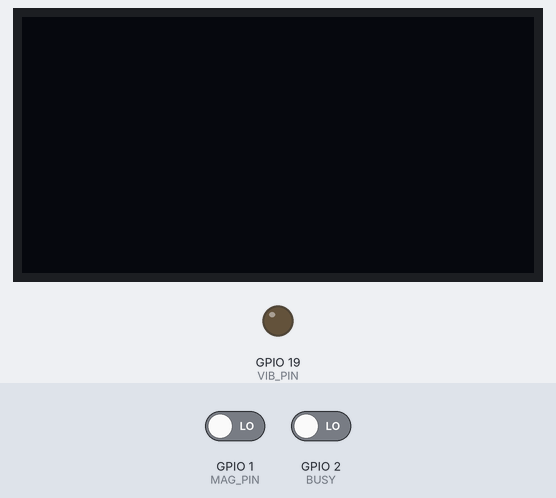
A sketch run on a simulated ESP32. On the bench: 128×64 one-colour display, output pins drawn as LEDs (lit = HIGH). Inputs (shaded band) come from the test bench; at power-on: GPIO 1 (MAG_PIN) LOW, GPIO 2 (BUSY) LOW. Random numbers use the default seed unless the sketch sets one; the audio player accepts every command and is not drawn.

Above: at 1.7 s.
1.8 s: GPIO 1 (MAG_PIN) driven HIGH
At 2.32 s:
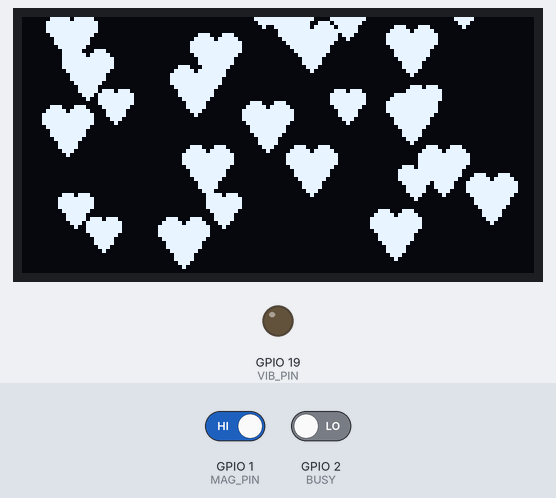
4.3 s: GPIO 2 (BUSY) driven HIGH
At 5.1 s:
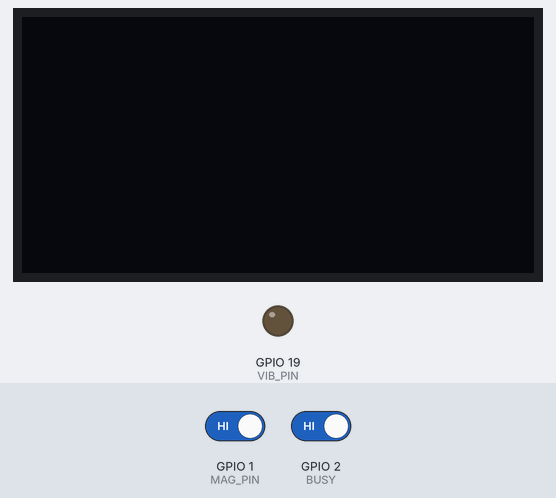
5.8 s: GPIO 2 (BUSY) driven LOW
At 6.97 s:
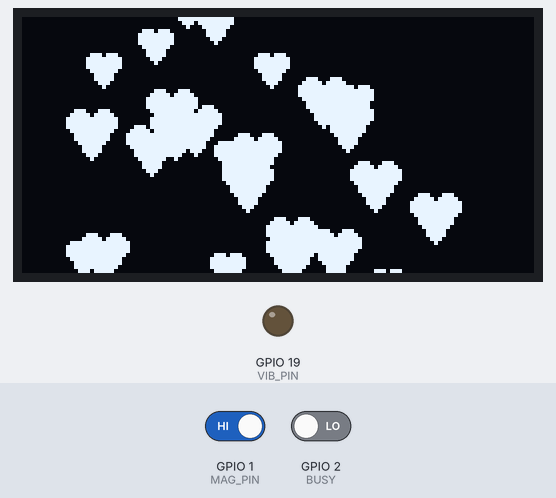
Timing chart, 0 to 13.3 s (numbered marks = the images above; inputs shaded):
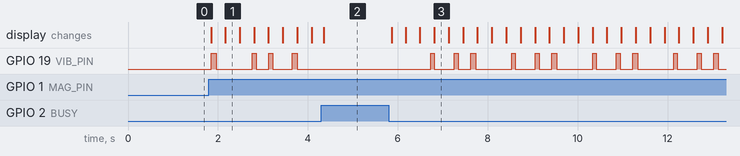

Measured:
- after the input at 1.8 s, the display: first changes after 0.06 s (image 1 shows a later state)
- after the input at 5.8 s, GPIO 19 (VIB_PIN): LOW → HIGH after 0.93 s, then repeats every 1.8 s: LOW 0.44 s, HIGH 0.09 s, LOW 0.28 s, HIGH 0.11 s, LOW 0.80 s, HIGH 0.08 s; the display: first changes after 0.07 s (image 3 shows a later state)

The sketch:

LOVE_BOX.ino
```cpp
/* =========== Libraries =========== */
#include <Wire.h>
#include <Adafruit_GFX.h>
#include <Adafruit_SSD1306.h>
#include <DFRobotDFPlayerMini.h>
#include <Adafruit_NeoPixel.h>

/* =========== Pins =========== */
#define OLED_SDA 6
#define OLED_SCL 7

#define SCREEN_WIDTH 128
#define SCREEN_HEIGHT 64
#define OLED_RESET -1

#define MAG_PIN 1
#define BUSY 2

#define LED_PIN 18
#define NUM_LEDS 16
#define VIB_PIN 19

/* =========== Objects =========== */
Adafruit_SSD1306 display(SCREEN_WIDTH, SCREEN_HEIGHT, &Wire, OLED_RESET);
Adafruit_NeoPixel pixels(NUM_LEDS, LED_PIN, NEO_GRB + NEO_KHZ800);

HardwareSerial dfSerial(1);
DFRobotDFPlayerMini dfPlayer;

/* =========== State =========== */
bool musicPlayingStart = false;
bool magState_ON = true;

/* =========== Hearts =========== */
#define HEART_COUNT 30

struct Heart {
  int x, y;
  uint8_t size, speed;
};

Heart hearts[HEART_COUNT];

unsigned long lastFrame = 0;
const unsigned long frameInterval = 40;

bool heartbeatEnabled = false;

unsigned long hbStartTime = 0;

// timings (ms)
const uint16_t BEAT_INTERVAL = 900;
const uint16_t DECAY_TIME   = 250;

// brightness
const uint8_t PEAK_BRIGHT   = 255;
const uint8_t MIN_BRIGHT    = 25;

// motor pulse time
const uint16_t MOTOR_PULSE  = 80;

void heartbeatEffect(unsigned long now) {

  if (!heartbeatEnabled) {
    pixels.clear();
    pixels.show();
    digitalWrite(VIB_PIN, LOW);
    return;
  }

  if (hbStartTime == 0) hbStartTime = now;

  unsigned long t = (now - hbStartTime) % BEAT_INTERVAL;

  uint8_t brightness = MIN_BRIGHT;
  bool motorOn = false;

  // ---- LUB (sudden peak) ----
  if (t < 10) {
    brightness = PEAK_BRIGHT;
    motorOn = true;
  }
  // ---- LUB decay ----
  else if (t < DECAY_TIME) {
    brightness = map(t, 10, DECAY_TIME, PEAK_BRIGHT, MIN_BRIGHT);
  }
  // ---- DUB (sudden peak) ----
  else if (t >= DECAY_TIME + 120 && t < DECAY_TIME + 130) {
    brightness = PEAK_BRIGHT;
    motorOn = true;
  }
  // ---- DUB decay ----
  else if (t < DECAY_TIME + 350) {
    brightness = map(t, DECAY_TIME + 130, DECAY_TIME + 350,
                     PEAK_BRIGHT, MIN_BRIGHT);
  }

  // apply LED
  pixels.fill(pixels.Color(brightness, 0, 0));
  pixels.show();

  // motor control (pulse only)
  static unsigned long motorTimer = 0;
  if (motorOn) {
    digitalWrite(VIB_PIN, HIGH);
    motorTimer = now;
  }
  if (digitalRead(VIB_PIN) == HIGH && now - motorTimer > MOTOR_PULSE) {
    digitalWrite(VIB_PIN, LOW);
  }
}


/* =========== Heart Draw =========== */
void drawHeart(int x, int y, uint8_t s) {
  display.fillCircle(x - s, y, s, SSD1306_WHITE);
  display.fillCircle(x + s, y, s, SSD1306_WHITE);
  display.fillTriangle(
    x - (2 * s), y,
    x + (2 * s), y,
    x, y + (3 * s),
    SSD1306_WHITE
  );
}

/* =========== Setup =========== */
void setup() {
  Serial.begin(9600);

  pinMode(MAG_PIN, INPUT);
  pinMode(VIB_PIN, OUTPUT);
  pinMode(BUSY, INPUT);

  Wire.begin(OLED_SDA, OLED_SCL);
  display.begin(SSD1306_SWITCHCAPVCC, 0x3C);
  display.clearDisplay();

  dfSerial.begin(9600, SERIAL_8N1, 17, 16);
  if (dfPlayer.begin(dfSerial)) {
    dfPlayer.volume(25);
  }

  randomSeed(analogRead(0));

  for (int i = 0; i < HEART_COUNT; i++) {
    hearts[i] = {
      random(10, SCREEN_WIDTH - 10),
      random(SCREEN_HEIGHT),
      random(2, 4),
      random(1, 3)
    };
  }
}

/* =========== Loop =========== */
void loop() {
  unsigned long now = millis();
  heartbeatEffect(now);

  bool magState = digitalRead(MAG_PIN);

  // Start music ONCE when lid opens
  if (magState == magState_ON && !musicPlayingStart) {
    dfPlayer.playFolder(1, 1);
    musicPlayingStart = true;
    heartbeatEnabled = true;
  }

  // Stop animation when music ends
  if (musicPlayingStart && digitalRead(BUSY) == HIGH) {
    musicPlayingStart = false;
    display.clearDisplay();
    display.display();
    heartbeatEnabled = false;
  }

  // Animate while music plays
  if (musicPlayingStart) {
    lovePatterns(now);
  }


}

/* =========== Love Animation (NON-BLOCKING) =========== */
void lovePatterns(unsigned long now) {
  if (now - lastFrame < frameInterval) return;
  lastFrame = now;

  display.clearDisplay();

  for (int i = 0; i < HEART_COUNT; i++) {
    drawHeart(hearts[i].x, hearts[i].y, hearts[i].size);
    hearts[i].y -= hearts[i].speed;

    if (hearts[i].y < -10) {
      hearts[i].y = SCREEN_HEIGHT + random(10, 30);
      hearts[i].x = random(10, SCREEN_WIDTH - 10);
      hearts[i].size = random(2, 4);
      hearts[i].speed = random(1, 3);
    }
  }

  display.display();
}
```
